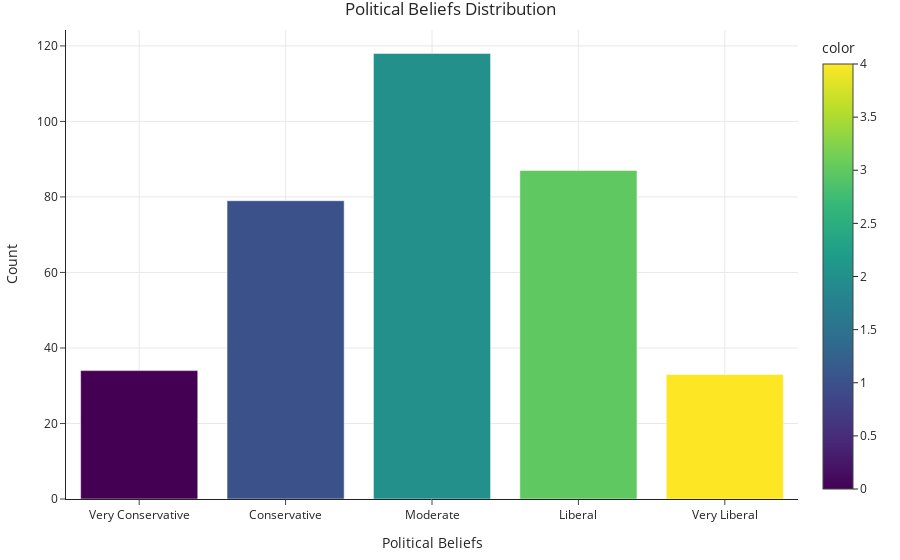

Notebook cell for this chart:
### Code cell
pol_blfs = ["Very Conservative", "Conservative", "Moderate", "Liberal", "Very Liberal"]
counts = dfmain['V2167'].value_counts().sort_index()


colors = ['red', 'pink', 'darkgray', 'lightblue', 'blue']


fig = px.bar(
    x=counts.index,
    y=counts.values,
    title='Political Beliefs Distribution',
    labels={'x': 'Political Beliefs', 'y': 'Count'},
    color=counts.index, 
    color_discrete_sequence=colors  
)

# Update x-axis labels
fig.update_layout(
    xaxis_title="Political Beliefs",
    yaxis_title="Count",
    xaxis=dict(
        tickmode='array',
        tickvals=counts.index,
        ticktext=pol_blfs
    )
)
# Show the chart
fig.show()

### Figure 1 — Plotly figure (JSON) as saved in the notebook; plotly's stock layout.template omitted (floating-point values rounded to 4 significant figures)
{"data": [{"alignmentgroup": "True", "hovertemplate": "Political Beliefs=%{x}<br>Count=%{y}<br>color=%{marker.color}<extra></extra>", "legendgroup": "", "marker": {"color": [0, 1, 2, 3, 4], "coloraxis": "coloraxis", "pattern": {"shape": ""}}, "name": "", "offsetgroup": "", "orientation": "v", "showlegend": false, "textposition": "auto", "type": "bar", "x": [0, 1, 2, 3, 4], "xaxis": "x", "y": [34, 79, 118, 87, 33], "yaxis": "y"}], "layout": {"barmode": "relative", "coloraxis": {"colorbar": {"title": {"text": "color"}}, "colorscale": [[0, "#440154"], [0.1111, "#482878"], [0.2222, "#3e4989"], [0.3333, "#31688e"], [0.4444, "#26828e"], [0.5556, "#1f9e89"], [0.6667, "#35b779"], [0.7778, "#6ece58"], [0.8889, "#b5de2b"], [1, "#fde725"]]}, "legend": {"tracegroupgap": 0}, "title": {"text": "Political Beliefs Distribution"}, "xaxis": {"anchor": "y", "domain": [0, 1], "tickmode": "array", "ticktext": ["Very Conservative", "Conservative", "Moderate", "Liberal", "Very Liberal"], "tickvals": [0, 1, 2, 3, 4], "title": {"text": "Political Beliefs"}}, "yaxis": {"anchor": "x", "domain": [0, 1], "title": {"text": "Count"}}}}
